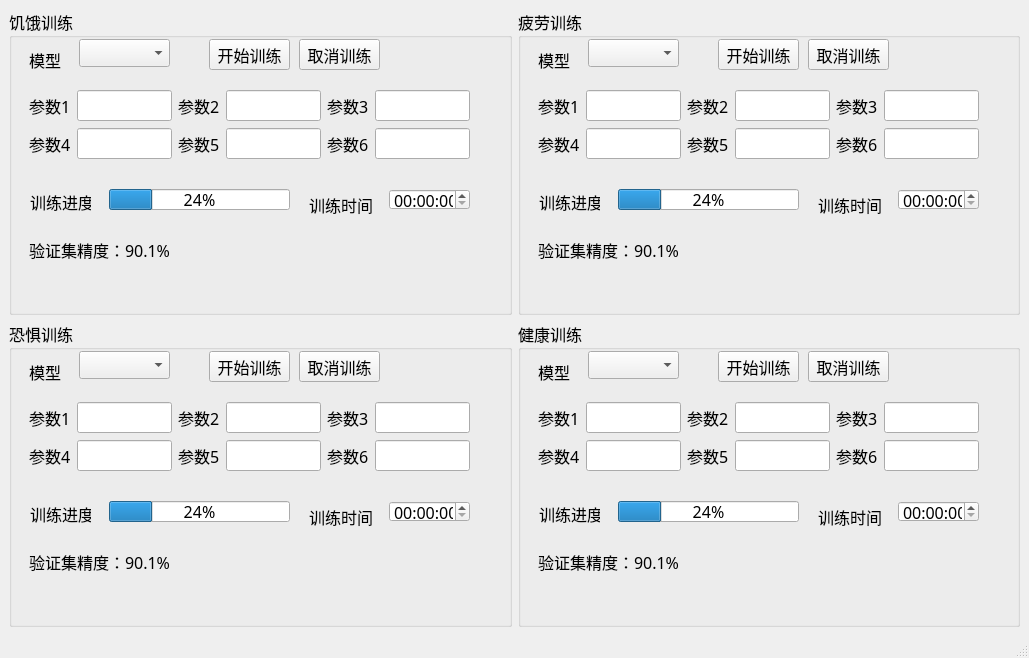
<?xml version="1.0" encoding="UTF-8"?>
<ui version="4.0">
 <class>MainWindow</class>
 <widget class="QMainWindow" name="MainWindow">
  <property name="geometry">
   <rect>
    <x>0</x>
    <y>0</y>
    <width>1029</width>
    <height>658</height>
   </rect>
  </property>
  <property name="windowTitle">
   <string>MainWindow</string>
  </property>
  <widget class="QWidget" name="centralwidget">
   <layout class="QGridLayout" name="gridLayout_5">
    <item row="0" column="0">
     <widget class="QGroupBox" name="groupBox">
      <property name="font">
       <font>
        <family>Adobe Devanagari</family>
        <pointsize>12</pointsize>
       </font>
      </property>
      <property name="title">
       <string>饥饿训练</string>
      </property>
      <widget class="QComboBox" name="comboBox">
       <property name="geometry">
        <rect>
         <x>70</x>
         <y>30</y>
         <width>91</width>
         <height>28</height>
        </rect>
       </property>
      </widget>
      <widget class="QLabel" name="label_12">
       <property name="geometry">
        <rect>
         <x>20</x>
         <y>40</y>
         <width>32</width>
         <height>22</height>
        </rect>
       </property>
       <property name="text">
        <string>模型</string>
       </property>
      </widget>
      <widget class="QLabel" name="label">
       <property name="geometry">
        <rect>
         <x>21</x>
         <y>177</y>
         <width>61</width>
         <height>31</height>
        </rect>
       </property>
       <property name="font">
        <font>
         <family>Adobe Devanagari</family>
         <pointsize>12</pointsize>
        </font>
       </property>
       <property name="text">
        <string>训练进度</string>
       </property>
      </widget>
      <widget class="QPushButton" name="pushButton">
       <property name="geometry">
        <rect>
         <x>200</x>
         <y>30</y>
         <width>81</width>
         <height>31</height>
        </rect>
       </property>
       <property name="text">
        <string>开始训练</string>
       </property>
      </widget>
      <widget class="QTimeEdit" name="timeEdit_2">
       <property name="geometry">
        <rect>
         <x>380</x>
         <y>180</y>
         <width>81</width>
         <height>21</height>
        </rect>
       </property>
      </widget>
      <widget class="QProgressBar" name="progressBar">
       <property name="geometry">
        <rect>
         <x>100</x>
         <y>180</y>
         <width>181</width>
         <height>21</height>
        </rect>
       </property>
       <property name="value">
        <number>24</number>
       </property>
      </widget>
      <widget class="QPushButton" name="pushButton_2">
       <property name="geometry">
        <rect>
         <x>290</x>
         <y>30</y>
         <width>81</width>
         <height>31</height>
        </rect>
       </property>
       <property name="text">
        <string>取消训练</string>
       </property>
      </widget>
      <widget class="QLabel" name="label_2">
       <property name="geometry">
        <rect>
         <x>300</x>
         <y>180</y>
         <width>71</width>
         <height>31</height>
        </rect>
       </property>
       <property name="font">
        <font>
         <family>Adobe Devanagari</family>
         <pointsize>12</pointsize>
        </font>
       </property>
       <property name="text">
        <string>训练时间</string>
       </property>
      </widget>
      <widget class="QLabel" name="label_46">
       <property name="geometry">
        <rect>
         <x>20</x>
         <y>230</y>
         <width>171</width>
         <height>22</height>
        </rect>
       </property>
       <property name="text">
        <string>验证集精度：90.1%</string>
       </property>
      </widget>
      <widget class="QWidget" name="">
       <property name="geometry">
        <rect>
         <x>20</x>
         <y>80</y>
         <width>441</width>
         <height>71</height>
        </rect>
       </property>
       <layout class="QGridLayout" name="gridLayout">
        <item row="0" column="3">
         <widget class="QLineEdit" name="lineEdit_7"/>
        </item>
        <item row="0" column="0">
         <widget class="QLabel" name="label_4">
          <property name="text">
           <string>参数1</string>
          </property>
         </widget>
        </item>
        <item row="0" column="2">
         <widget class="QLabel" name="label_15">
          <property name="text">
           <string>参数2</string>
          </property>
         </widget>
        </item>
        <item row="0" column="4">
         <widget class="QLabel" name="label_9">
          <property name="text">
           <string>参数3</string>
          </property>
         </widget>
        </item>
        <item row="0" column="5">
         <widget class="QLineEdit" name="lineEdit_3"/>
        </item>
        <item row="0" column="1">
         <widget class="QLineEdit" name="lineEdit"/>
        </item>
        <item row="1" column="0">
         <widget class="QLabel" name="label_8">
          <property name="text">
           <string>参数4</string>
          </property>
         </widget>
        </item>
        <item row="1" column="2">
         <widget class="QLabel" name="label_13">
          <property name="text">
           <string>参数5</string>
          </property>
         </widget>
        </item>
        <item row="1" column="3">
         <widget class="QLineEdit" name="lineEdit_5"/>
        </item>
        <item row="1" column="5">
         <widget class="QLineEdit" name="lineEdit_4"/>
        </item>
        <item row="1" column="4">
         <widget class="QLabel" name="label_10">
          <property name="text">
           <string>参数6</string>
          </property>
         </widget>
        </item>
        <item row="1" column="1">
         <widget class="QLineEdit" name="lineEdit_2"/>
        </item>
       </layout>
      </widget>
      <zorder>label_8</zorder>
      <zorder>label_4</zorder>
      <zorder>comboBox</zorder>
      <zorder>label_12</zorder>
      <zorder>lineEdit</zorder>
      <zorder>lineEdit_2</zorder>
      <zorder>lineEdit_5</zorder>
      <zorder>label_13</zorder>
      <zorder>lineEdit_7</zorder>
      <zorder>label_15</zorder>
      <zorder>label_14</zorder>
      <zorder>label_10</zorder>
      <zorder>lineEdit_6</zorder>
      <zorder>lineEdit_4</zorder>
      <zorder>lineEdit_8</zorder>
      <zorder>label_9</zorder>
      <zorder>lineEdit_3</zorder>
      <zorder>label_11</zorder>
      <zorder>line</zorder>
      <zorder>label_14</zorder>
      <zorder>lineEdit_6</zorder>
      <zorder>label_10</zorder>
      <zorder>lineEdit_8</zorder>
      <zorder>lineEdit_4</zorder>
      <zorder>label_9</zorder>
      <zorder>lineEdit_3</zorder>
      <zorder>label_11</zorder>
      <zorder>label</zorder>
      <zorder>pushButton</zorder>
      <zorder>timeEdit_2</zorder>
      <zorder>progressBar</zorder>
      <zorder>pushButton_2</zorder>
      <zorder>label_2</zorder>
      <zorder>label_46</zorder>
     </widget>
    </item>
    <item row="0" column="1">
     <widget class="QGroupBox" name="groupBox_2">
      <property name="font">
       <font>
        <family>Adobe Devanagari</family>
        <pointsize>12</pointsize>
       </font>
      </property>
      <property name="title">
       <string>疲劳训练</string>
      </property>
      <widget class="QComboBox" name="comboBox_3">
       <property name="geometry">
        <rect>
         <x>70</x>
         <y>30</y>
         <width>91</width>
         <height>28</height>
        </rect>
       </property>
      </widget>
      <widget class="QLabel" name="label_14">
       <property name="geometry">
        <rect>
         <x>20</x>
         <y>40</y>
         <width>32</width>
         <height>22</height>
        </rect>
       </property>
       <property name="text">
        <string>模型</string>
       </property>
      </widget>
      <widget class="QLabel" name="label_3">
       <property name="geometry">
        <rect>
         <x>21</x>
         <y>177</y>
         <width>61</width>
         <height>31</height>
        </rect>
       </property>
       <property name="font">
        <font>
         <family>Adobe Devanagari</family>
         <pointsize>12</pointsize>
        </font>
       </property>
       <property name="text">
        <string>训练进度</string>
       </property>
      </widget>
      <widget class="QPushButton" name="pushButton_3">
       <property name="geometry">
        <rect>
         <x>200</x>
         <y>30</y>
         <width>81</width>
         <height>31</height>
        </rect>
       </property>
       <property name="text">
        <string>开始训练</string>
       </property>
      </widget>
      <widget class="QTimeEdit" name="timeEdit_3">
       <property name="geometry">
        <rect>
         <x>380</x>
         <y>180</y>
         <width>81</width>
         <height>21</height>
        </rect>
       </property>
      </widget>
      <widget class="QProgressBar" name="progressBar_2">
       <property name="geometry">
        <rect>
         <x>100</x>
         <y>180</y>
         <width>181</width>
         <height>21</height>
        </rect>
       </property>
       <property name="value">
        <number>24</number>
       </property>
      </widget>
      <widget class="QPushButton" name="pushButton_4">
       <property name="geometry">
        <rect>
         <x>290</x>
         <y>30</y>
         <width>81</width>
         <height>31</height>
        </rect>
       </property>
       <property name="text">
        <string>取消训练</string>
       </property>
      </widget>
      <widget class="QLabel" name="label_5">
       <property name="geometry">
        <rect>
         <x>300</x>
         <y>180</y>
         <width>71</width>
         <height>31</height>
        </rect>
       </property>
       <property name="font">
        <font>
         <family>Adobe Devanagari</family>
         <pointsize>12</pointsize>
        </font>
       </property>
       <property name="text">
        <string>训练时间</string>
       </property>
      </widget>
      <widget class="QWidget" name="layoutWidget">
       <property name="geometry">
        <rect>
         <x>20</x>
         <y>80</y>
         <width>441</width>
         <height>71</height>
        </rect>
       </property>
       <layout class="QGridLayout" name="gridLayout_2">
        <item row="0" column="3">
         <widget class="QLineEdit" name="lineEdit_8"/>
        </item>
        <item row="0" column="0">
         <widget class="QLabel" name="label_6">
          <property name="text">
           <string>参数1</string>
          </property>
         </widget>
        </item>
        <item row="0" column="2">
         <widget class="QLabel" name="label_25">
          <property name="text">
           <string>参数2</string>
          </property>
         </widget>
        </item>
        <item row="0" column="4">
         <widget class="QLabel" name="label_11">
          <property name="text">
           <string>参数3</string>
          </property>
         </widget>
        </item>
        <item row="0" column="5">
         <widget class="QLineEdit" name="lineEdit_6"/>
        </item>
        <item row="0" column="1">
         <widget class="QLineEdit" name="lineEdit_17"/>
        </item>
        <item row="1" column="0">
         <widget class="QLabel" name="label_26">
          <property name="text">
           <string>参数4</string>
          </property>
         </widget>
        </item>
        <item row="1" column="2">
         <widget class="QLabel" name="label_27">
          <property name="text">
           <string>参数5</string>
          </property>
         </widget>
        </item>
        <item row="1" column="3">
         <widget class="QLineEdit" name="lineEdit_18"/>
        </item>
        <item row="1" column="5">
         <widget class="QLineEdit" name="lineEdit_19"/>
        </item>
        <item row="1" column="4">
         <widget class="QLabel" name="label_28">
          <property name="text">
           <string>参数6</string>
          </property>
         </widget>
        </item>
        <item row="1" column="1">
         <widget class="QLineEdit" name="lineEdit_20"/>
        </item>
       </layout>
      </widget>
      <widget class="QLabel" name="label_47">
       <property name="geometry">
        <rect>
         <x>20</x>
         <y>230</y>
         <width>171</width>
         <height>22</height>
        </rect>
       </property>
       <property name="text">
        <string>验证集精度：90.1%</string>
       </property>
      </widget>
      <zorder>comboBox_3</zorder>
      <zorder>label_3</zorder>
      <zorder>pushButton_3</zorder>
      <zorder>timeEdit_3</zorder>
      <zorder>progressBar_2</zorder>
      <zorder>pushButton_4</zorder>
      <zorder>label_5</zorder>
      <zorder>layoutWidget</zorder>
      <zorder>label_14</zorder>
      <zorder>label_47</zorder>
     </widget>
    </item>
    <item row="1" column="0">
     <widget class="QGroupBox" name="groupBox_3">
      <property name="font">
       <font>
        <family>Adobe Devanagari</family>
        <pointsize>12</pointsize>
       </font>
      </property>
      <property name="title">
       <string>恐惧训练</string>
      </property>
      <widget class="QComboBox" name="comboBox_4">
       <property name="geometry">
        <rect>
         <x>70</x>
         <y>30</y>
         <width>91</width>
         <height>28</height>
        </rect>
       </property>
      </widget>
      <widget class="QLabel" name="label_29">
       <property name="geometry">
        <rect>
         <x>20</x>
         <y>40</y>
         <width>32</width>
         <height>22</height>
        </rect>
       </property>
       <property name="text">
        <string>模型</string>
       </property>
      </widget>
      <widget class="QLabel" name="label_7">
       <property name="geometry">
        <rect>
         <x>21</x>
         <y>177</y>
         <width>61</width>
         <height>31</height>
        </rect>
       </property>
       <property name="font">
        <font>
         <family>Adobe Devanagari</family>
         <pointsize>12</pointsize>
        </font>
       </property>
       <property name="text">
        <string>训练进度</string>
       </property>
      </widget>
      <widget class="QPushButton" name="pushButton_5">
       <property name="geometry">
        <rect>
         <x>200</x>
         <y>30</y>
         <width>81</width>
         <height>31</height>
        </rect>
       </property>
       <property name="text">
        <string>开始训练</string>
       </property>
      </widget>
      <widget class="QTimeEdit" name="timeEdit_4">
       <property name="geometry">
        <rect>
         <x>380</x>
         <y>180</y>
         <width>81</width>
         <height>21</height>
        </rect>
       </property>
      </widget>
      <widget class="QProgressBar" name="progressBar_3">
       <property name="geometry">
        <rect>
         <x>100</x>
         <y>180</y>
         <width>181</width>
         <height>21</height>
        </rect>
       </property>
       <property name="value">
        <number>24</number>
       </property>
      </widget>
      <widget class="QPushButton" name="pushButton_6">
       <property name="geometry">
        <rect>
         <x>290</x>
         <y>30</y>
         <width>81</width>
         <height>31</height>
        </rect>
       </property>
       <property name="text">
        <string>取消训练</string>
       </property>
      </widget>
      <widget class="QLabel" name="label_30">
       <property name="geometry">
        <rect>
         <x>300</x>
         <y>180</y>
         <width>71</width>
         <height>31</height>
        </rect>
       </property>
       <property name="font">
        <font>
         <family>Adobe Devanagari</family>
         <pointsize>12</pointsize>
        </font>
       </property>
       <property name="text">
        <string>训练时间</string>
       </property>
      </widget>
      <widget class="QWidget" name="layoutWidget_2">
       <property name="geometry">
        <rect>
         <x>20</x>
         <y>80</y>
         <width>441</width>
         <height>71</height>
        </rect>
       </property>
       <layout class="QGridLayout" name="gridLayout_3">
        <item row="0" column="3">
         <widget class="QLineEdit" name="lineEdit_21"/>
        </item>
        <item row="0" column="0">
         <widget class="QLabel" name="label_31">
          <property name="text">
           <string>参数1</string>
          </property>
         </widget>
        </item>
        <item row="0" column="2">
         <widget class="QLabel" name="label_32">
          <property name="text">
           <string>参数2</string>
          </property>
         </widget>
        </item>
        <item row="0" column="4">
         <widget class="QLabel" name="label_33">
          <property name="text">
           <string>参数3</string>
          </property>
         </widget>
        </item>
        <item row="0" column="5">
         <widget class="QLineEdit" name="lineEdit_22"/>
        </item>
        <item row="0" column="1">
         <widget class="QLineEdit" name="lineEdit_23"/>
        </item>
        <item row="1" column="0">
         <widget class="QLabel" name="label_34">
          <property name="text">
           <string>参数4</string>
          </property>
         </widget>
        </item>
        <item row="1" column="2">
         <widget class="QLabel" name="label_35">
          <property name="text">
           <string>参数5</string>
          </property>
         </widget>
        </item>
        <item row="1" column="3">
         <widget class="QLineEdit" name="lineEdit_24"/>
        </item>
        <item row="1" column="5">
         <widget class="QLineEdit" name="lineEdit_25"/>
        </item>
        <item row="1" column="4">
         <widget class="QLabel" name="label_36">
          <property name="text">
           <string>参数6</string>
          </property>
         </widget>
        </item>
        <item row="1" column="1">
         <widget class="QLineEdit" name="lineEdit_26"/>
        </item>
       </layout>
      </widget>
      <widget class="QLabel" name="label_48">
       <property name="geometry">
        <rect>
         <x>20</x>
         <y>230</y>
         <width>171</width>
         <height>22</height>
        </rect>
       </property>
       <property name="text">
        <string>验证集精度：90.1%</string>
       </property>
      </widget>
     </widget>
    </item>
    <item row="1" column="1">
     <widget class="QGroupBox" name="groupBox_4">
      <property name="font">
       <font>
        <family>Adobe Devanagari</family>
        <pointsize>12</pointsize>
       </font>
      </property>
      <property name="title">
       <string>健康训练</string>
      </property>
      <widget class="QComboBox" name="comboBox_5">
       <property name="geometry">
        <rect>
         <x>70</x>
         <y>30</y>
         <width>91</width>
         <height>28</height>
        </rect>
       </property>
      </widget>
      <widget class="QLabel" name="label_37">
       <property name="geometry">
        <rect>
         <x>20</x>
         <y>40</y>
         <width>32</width>
         <height>22</height>
        </rect>
       </property>
       <property name="text">
        <string>模型</string>
       </property>
      </widget>
      <widget class="QLabel" name="label_38">
       <property name="geometry">
        <rect>
         <x>21</x>
         <y>177</y>
         <width>61</width>
         <height>31</height>
        </rect>
       </property>
       <property name="font">
        <font>
         <family>Adobe Devanagari</family>
         <pointsize>12</pointsize>
        </font>
       </property>
       <property name="text">
        <string>训练进度</string>
       </property>
      </widget>
      <widget class="QPushButton" name="pushButton_7">
       <property name="geometry">
        <rect>
         <x>200</x>
         <y>30</y>
         <width>81</width>
         <height>31</height>
        </rect>
       </property>
       <property name="text">
        <string>开始训练</string>
       </property>
      </widget>
      <widget class="QTimeEdit" name="timeEdit_5">
       <property name="geometry">
        <rect>
         <x>380</x>
         <y>180</y>
         <width>81</width>
         <height>21</height>
        </rect>
       </property>
      </widget>
      <widget class="QProgressBar" name="progressBar_4">
       <property name="geometry">
        <rect>
         <x>100</x>
         <y>180</y>
         <width>181</width>
         <height>21</height>
        </rect>
       </property>
       <property name="value">
        <number>24</number>
       </property>
      </widget>
      <widget class="QPushButton" name="pushButton_8">
       <property name="geometry">
        <rect>
         <x>290</x>
         <y>30</y>
         <width>81</width>
         <height>31</height>
        </rect>
       </property>
       <property name="text">
        <string>取消训练</string>
       </property>
      </widget>
      <widget class="QLabel" name="label_39">
       <property name="geometry">
        <rect>
         <x>300</x>
         <y>180</y>
         <width>71</width>
         <height>31</height>
        </rect>
       </property>
       <property name="font">
        <font>
         <family>Adobe Devanagari</family>
         <pointsize>12</pointsize>
        </font>
       </property>
       <property name="text">
        <string>训练时间</string>
       </property>
      </widget>
      <widget class="QWidget" name="layoutWidget_3">
       <property name="geometry">
        <rect>
         <x>20</x>
         <y>80</y>
         <width>441</width>
         <height>71</height>
        </rect>
       </property>
       <layout class="QGridLayout" name="gridLayout_4">
        <item row="0" column="3">
         <widget class="QLineEdit" name="lineEdit_27"/>
        </item>
        <item row="0" column="0">
         <widget class="QLabel" name="label_40">
          <property name="text">
           <string>参数1</string>
          </property>
         </widget>
        </item>
        <item row="0" column="2">
         <widget class="QLabel" name="label_41">
          <property name="text">
           <string>参数2</string>
          </property>
         </widget>
        </item>
        <item row="0" column="4">
         <widget class="QLabel" name="label_42">
          <property name="text">
           <string>参数3</string>
          </property>
         </widget>
        </item>
        <item row="0" column="5">
         <widget class="QLineEdit" name="lineEdit_28"/>
        </item>
        <item row="0" column="1">
         <widget class="QLineEdit" name="lineEdit_29"/>
        </item>
        <item row="1" column="0">
         <widget class="QLabel" name="label_43">
          <property name="text">
           <string>参数4</string>
          </property>
         </widget>
        </item>
        <item row="1" column="2">
         <widget class="QLabel" name="label_44">
          <property name="text">
           <string>参数5</string>
          </property>
         </widget>
        </item>
        <item row="1" column="3">
         <widget class="QLineEdit" name="lineEdit_30"/>
        </item>
        <item row="1" column="5">
         <widget class="QLineEdit" name="lineEdit_31"/>
        </item>
        <item row="1" column="4">
         <widget class="QLabel" name="label_45">
          <property name="text">
           <string>参数6</string>
          </property>
         </widget>
        </item>
        <item row="1" column="1">
         <widget class="QLineEdit" name="lineEdit_32"/>
        </item>
       </layout>
      </widget>
      <widget class="QLabel" name="label_49">
       <property name="geometry">
        <rect>
         <x>20</x>
         <y>230</y>
         <width>171</width>
         <height>22</height>
        </rect>
       </property>
       <property name="text">
        <string>验证集精度：90.1%</string>
       </property>
      </widget>
     </widget>
    </item>
   </layout>
  </widget>
  <widget class="QMenuBar" name="menubar">
   <property name="geometry">
    <rect>
     <x>0</x>
     <y>0</y>
     <width>1029</width>
     <height>23</height>
    </rect>
   </property>
  </widget>
  <widget class="QStatusBar" name="statusbar"/>
 </widget>
 <resources/>
 <connections/>
</ui>
